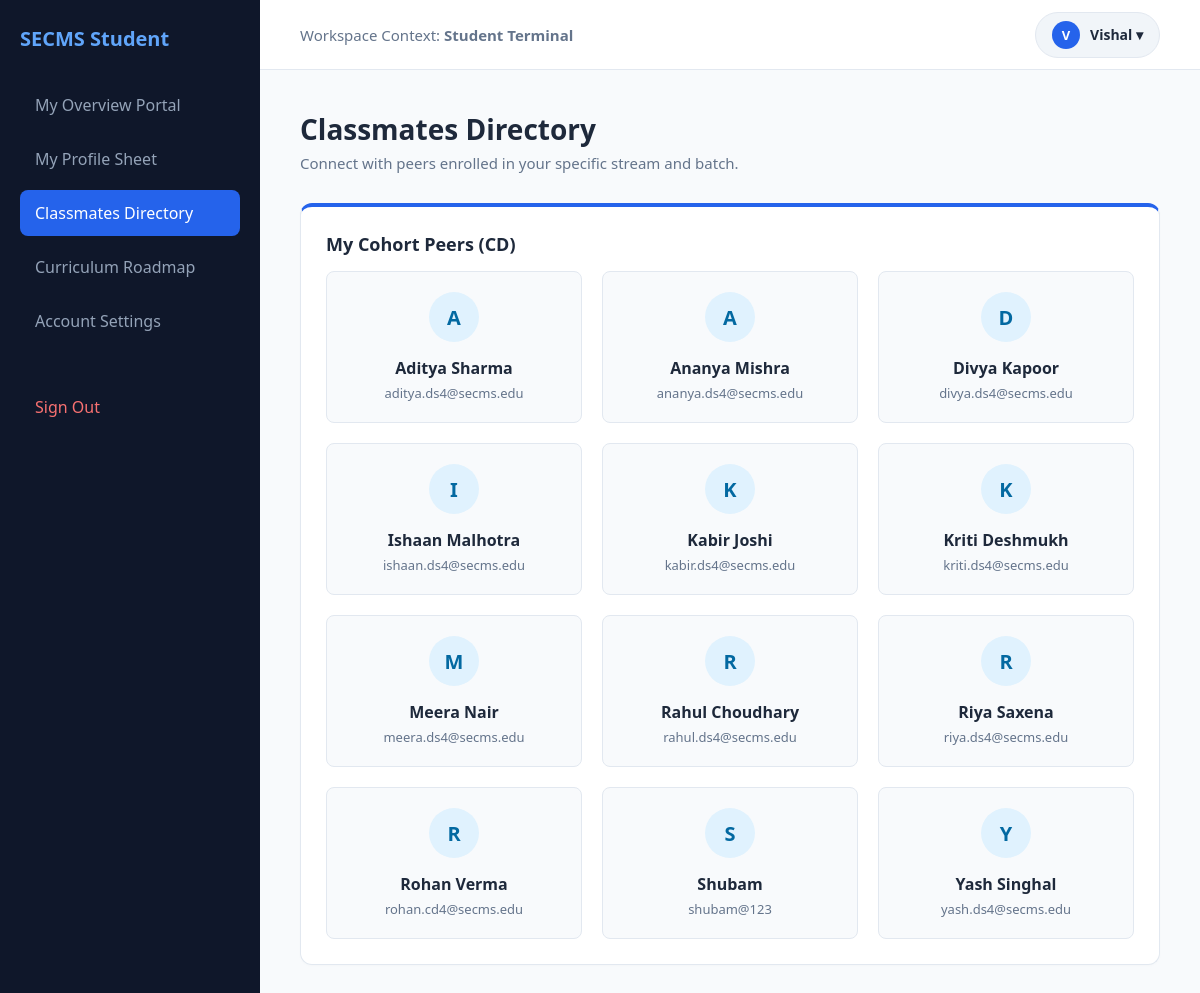
Screenshot of /student_classmates.php (signed in) with the database file from the repository.
### tables this page shows
CREATE TABLE `users` (
  `id` int(11) NOT NULL,
  `username` varchar(50) NOT NULL,
  `password` varchar(255) NOT NULL,
  `email` varchar(100) NOT NULL,
  `role` enum('admin','faculty','student') NOT NULL,
  `status` enum('pending','approved') DEFAULT 'pending',
  `created_at` timestamp NOT NULL DEFAULT current_timestamp(),
  `course_code` varchar(20) DEFAULT NULL,
  `batch_id` int(11) DEFAULT NULL
);

### student_classmates.php (the view, shortened to what this page needs)
<?php
include 'db_connect.php';
$student_id = $_SESSION['user_id'];
$student_name = $_SESSION['username'] ?? 'Student';
$profile = $conn->query("SELECT course_code, batch_id FROM users WHERE id = $student_id")->fetch_assoc();
$course = $profile['course_code'];
$batch = $profile['batch_id'];
$peers = null;
if (!empty($course) && !empty($batch)) {
    $peers = $conn->query("SELECT username, email FROM users WHERE role='student' AND status='approved' AND course_code='$course' AND batch_id=$batch AND id != $student_id ORDER BY username ASC");
}
?>
<!DOCTYPE html>
<html lang="en">
<head>
</head>
<body>
<div class="sidebar">
    <h3>SECMS Student</h3>
    <a href="student_dashboard.php">My Overview Portal</a>
    <a href="student_profile.php">My Profile Sheet</a>
    <a href="student_classmates.php" class="active">Classmates Directory</a>
    <a href="student_curriculum.php">Curriculum Roadmap</a>
    <a href="profile.php">Account Settings</a>
    <a href="logout.php" style="color: #f87171; margin-top: 40px; display: block;">Sign Out</a>
</div>
<div class="workspace">
    <header class="top-header">
        <div style="font-size: 15px; font-weight: 500; color: #64748b;">Workspace Context: <strong>Student Terminal</strong></div>
        <div class="profile-menu" style="position: relative; display: inline-block;">
            <div class="profile-trigger" style="display: flex; align-items: center; gap: 10px; background: #f1f5f9; padding: 8px 16px; border-radius: 50px; cursor: pointer; font-weight: 600; font-size: 14px; border: 1px solid var(--border);" onclick="var d = document.getElementById('stu-drop'); d.style.display = d.style.display === 'block' ? 'none' : 'block';">
                <div style="width: 28px; height: 28px; background: var(--accent); color: white; border-radius: 50%; display: flex; align-items: center; justify-content: center; font-size: 13px;">
                    <?php echo strtoupper(substr($student_name, 0, 1)); ?>
                </div>
                <?php echo htmlspecialchars($student_name); ?> ▾
            </div>
        </div>
    </header>
    <main class="main-content">
        <h1>Classmates Directory</h1>
        <div class="subtitle">Connect with peers enrolled in your specific stream and batch.</div>
        <div class="card" style="border-top: 4px solid var(--accent);">
            <h2 style="margin-top: 0; font-size: 18px; margin-bottom: 10px;">My Cohort Peers (<?php echo htmlspecialchars($course ?? 'Unassigned'); ?>)</h2>
            <div class="peer-grid">
                <?php if($peers && $peers->num_rows > 0): while($p = $peers->fetch_assoc()): ?>
                <div class="peer-card">
                    <div class="peer-avatar"><?php echo strtoupper(substr($p['username'], 0, 1)); ?></div>
                    <h4><?php echo htmlspecialchars($p['username']); ?></h4>
                    <p><?php echo htmlspecialchars($p['email']); ?></p>
                </div>
                <?php endwhile; else: ?>
                <div style="grid-column: 1 / -1; padding: 30px; text-align: center; color: var(--text-light); background: #f8fafc; border-radius: 8px;">
                    You are currently the only student assigned to this specific track or you have not been assigned to a track by the Admin yet.
                </div>
                <?php endif; ?>
            </div>
        </div>
    </main>
</div>
</body>
</html>

### student_classmates.php (style rules this page uses)
:root { --primary: #0f172a; --accent: #2563eb; --bg: #f8fafc; --card: #ffffff; --border: #e2e8f0; --text: #1e293b; --text-light: #64748b; }
body { font-family: 'Segoe UI', system-ui, sans-serif; background: var(--bg); color: var(--text); margin: 0; display: flex; min-height: 100vh; }
.sidebar { width: 260px; background: var(--primary); color: white; padding: 25px 20px; box-sizing: border-box; flex-shrink: 0; }
.sidebar h3 { margin: 0 0 30px 0; color: #60a5fa; font-size: 20px; }
.sidebar a { display: block; color: #94a3b8; text-decoration: none; padding: 12px 15px; border-radius: 8px; margin-bottom: 8px; font-weight: 500; transition: all 0.2s; }
.sidebar a:hover, .sidebar a.active { background: #1e293b; color: white; }
.sidebar a.active { background: var(--accent); }
.workspace { flex: 1; display: flex; flex-direction: column; min-width: 0; }
.top-header { background: var(--card); height: 70px; border-bottom: 1px solid var(--border); display: flex; justify-content: space-between; align-items: center; padding: 0 40px; box-sizing: border-box; }
.main-content { padding: 40px; box-sizing: border-box; overflow-y: auto; }
h1 { margin: 0 0 5px 0; font-size: 28px; }
.subtitle { color: var(--text-light); margin-bottom: 30px; font-size: 15px; }
.card { background: var(--card); border: 1px solid var(--border); border-radius: 12px; padding: 25px; box-shadow: 0 1px 3px rgba(0,0,0,0.02); }
.peer-grid { display: grid; grid-template-columns: repeat(auto-fill, minmax(240px, 1fr)); gap: 20px; margin-top: 15px; }
.peer-card { background: #f8fafc; padding: 20px; border-radius: 8px; border: 1px solid var(--border); text-align: center; transition: 0.2s; }
.peer-avatar { width: 50px; height: 50px; background: #e0f2fe; color: #0369a1; border-radius: 50%; display: flex; align-items: center; justify-content: center; font-size: 20px; font-weight: 700; margin: 0 auto 15px auto; }
.peer-card h4 { margin: 0 0 5px 0; color: #1e293b; font-size: 16px; }
.peer-card p { margin: 0; font-size: 13px; color: var(--text-light); }

### rows the page displays
users: course_code "CD"
users: username "A", username "Aditya Sharma", email "aditya.ds4@secms.edu"
users: username "A", username "Ananya Mishra", email "ananya.ds4@secms.edu"
users: username "D", username "Divya Kapoor", email "divya.ds4@secms.edu"
users: username "I", username "Ishaan Malhotra", email "ishaan.ds4@secms.edu"
users: username "K", username "Kabir Joshi", email "kabir.ds4@secms.edu"
users: username "K", username "Kriti Deshmukh", email "kriti.ds4@secms.edu"
users: username "M", username "Meera Nair", email "meera.ds4@secms.edu"
users: username "R", username "Rahul Choudhary", email "rahul.ds4@secms.edu"
users: username "R", username "Riya Saxena", email "riya.ds4@secms.edu"
users: username "R", username "Rohan Verma", email "rohan.cd4@secms.edu"
users: username "S", username "Shubam", email "shubam@123"
users: username "Y", username "Yash Singhal", email "yash.ds4@secms.edu"

### other values shown
substr($student_name, 0, 1) "V"
$student_name "Vishal"
